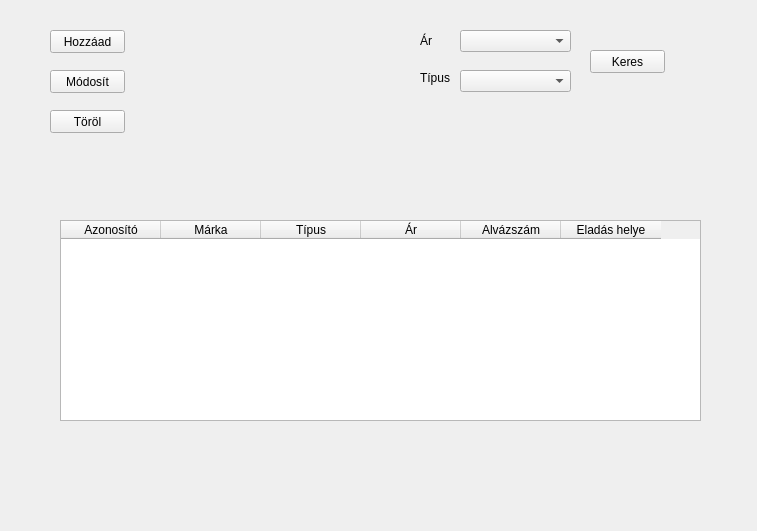
<?xml version="1.0" encoding="UTF-8"?>
<ui version="4.0">
 <class>MainWindow</class>
 <widget class="QMainWindow" name="MainWindow">
  <property name="geometry">
   <rect>
    <x>0</x>
    <y>0</y>
    <width>757</width>
    <height>531</height>
   </rect>
  </property>
  <property name="windowTitle">
   <string>MainWindow</string>
  </property>
  <widget class="QWidget" name="centralwidget">
   <widget class="QPushButton" name="pushButton_add">
    <property name="geometry">
     <rect>
      <x>50</x>
      <y>30</y>
      <width>75</width>
      <height>23</height>
     </rect>
    </property>
    <property name="text">
     <string>Hozzáad</string>
    </property>
   </widget>
   <widget class="QPushButton" name="pushButton_delete">
    <property name="geometry">
     <rect>
      <x>50</x>
      <y>110</y>
      <width>75</width>
      <height>23</height>
     </rect>
    </property>
    <property name="text">
     <string>Töröl</string>
    </property>
   </widget>
   <widget class="QPushButton" name="pushButton_modify">
    <property name="geometry">
     <rect>
      <x>50</x>
      <y>70</y>
      <width>75</width>
      <height>23</height>
     </rect>
    </property>
    <property name="text">
     <string>Módosít</string>
    </property>
   </widget>
   <widget class="QLabel" name="label">
    <property name="geometry">
     <rect>
      <x>420</x>
      <y>30</y>
      <width>16</width>
      <height>21</height>
     </rect>
    </property>
    <property name="text">
     <string>Ár</string>
    </property>
   </widget>
   <widget class="QLabel" name="label_2">
    <property name="geometry">
     <rect>
      <x>420</x>
      <y>70</y>
      <width>31</width>
      <height>16</height>
     </rect>
    </property>
    <property name="text">
     <string>Típus</string>
    </property>
   </widget>
   <widget class="QPushButton" name="pushButton_search">
    <property name="geometry">
     <rect>
      <x>590</x>
      <y>50</y>
      <width>75</width>
      <height>23</height>
     </rect>
    </property>
    <property name="text">
     <string>Keres</string>
    </property>
   </widget>
   <widget class="QTableWidget" name="tableWidget">
    <property name="geometry">
     <rect>
      <x>60</x>
      <y>220</y>
      <width>641</width>
      <height>201</height>
     </rect>
    </property>
    <column>
     <property name="text">
      <string>Azonosító</string>
     </property>
    </column>
    <column>
     <property name="text">
      <string>Márka</string>
     </property>
    </column>
    <column>
     <property name="text">
      <string>Típus</string>
     </property>
    </column>
    <column>
     <property name="text">
      <string>Ár</string>
     </property>
    </column>
    <column>
     <property name="text">
      <string>Alvázszám</string>
     </property>
    </column>
    <column>
     <property name="text">
      <string>Eladás helye</string>
     </property>
    </column>
   </widget>
   <widget class="QComboBox" name="comboBox_type">
    <property name="geometry">
     <rect>
      <x>460</x>
      <y>70</y>
      <width>111</width>
      <height>22</height>
     </rect>
    </property>
   </widget>
   <widget class="QComboBox" name="comboBox_price">
    <property name="geometry">
     <rect>
      <x>460</x>
      <y>30</y>
      <width>111</width>
      <height>22</height>
     </rect>
    </property>
   </widget>
  </widget>
  <action name="actionOpen">
   <property name="text">
    <string>Megnyit</string>
   </property>
  </action>
  <action name="actionSave_as">
   <property name="text">
    <string>Mentés</string>
   </property>
  </action>
  <action name="actionMegnyit_s">
   <property name="text">
    <string>Megnyitás</string>
   </property>
  </action>
  <action name="actionMent_s">
   <property name="text">
    <string>Mentés</string>
   </property>
  </action>
 </widget>
 <resources/>
 <connections/>
</ui>
